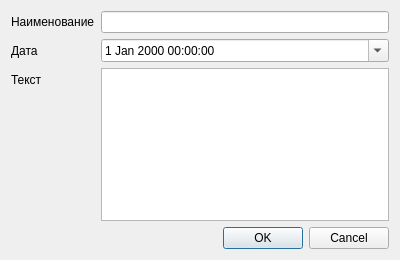
<?xml version="1.0" encoding="UTF-8"?>
<ui version="4.0">
 <class>Dialog</class>
 <widget class="QDialog" name="Dialog">
  <property name="geometry">
   <rect>
    <x>0</x>
    <y>0</y>
    <width>400</width>
    <height>260</height>
   </rect>
  </property>
  <property name="windowTitle">
   <string>Новая заметка</string>
  </property>
  <layout class="QVBoxLayout" name="verticalLayout">
   <item>
    <layout class="QFormLayout" name="formLayout">
     <item row="0" column="0">
      <widget class="QLabel" name="label">
       <property name="text">
        <string>Наименование</string>
       </property>
      </widget>
     </item>
     <item row="0" column="1">
      <widget class="QLineEdit" name="titleEdit"/>
     </item>
     <item row="2" column="0">
      <widget class="QLabel" name="label_2">
       <property name="text">
        <string>Текст</string>
       </property>
      </widget>
     </item>
     <item row="2" column="1">
      <widget class="QPlainTextEdit" name="contentPlainTextEdit"/>
     </item>
     <item row="1" column="0">
      <widget class="QLabel" name="label_3">
       <property name="text">
        <string>Дата</string>
       </property>
      </widget>
     </item>
     <item row="1" column="1">
      <widget class="QDateTimeEdit" name="plannedDateTimeEdit">
       <property name="calendarPopup">
        <bool>true</bool>
       </property>
      </widget>
     </item>
    </layout>
   </item>
   <item>
    <widget class="QDialogButtonBox" name="buttonBox">
     <property name="orientation">
      <enum>Qt::Horizontal</enum>
     </property>
     <property name="standardButtons">
      <set>QDialogButtonBox::Cancel|QDialogButtonBox::Ok</set>
     </property>
    </widget>
   </item>
  </layout>
 </widget>
 <resources/>
 <connections>
  <connection>
   <sender>buttonBox</sender>
   <signal>accepted()</signal>
   <receiver>Dialog</receiver>
   <slot>accept()</slot>
   <hints>
    <hint type="sourcelabel">
     <x>248</x>
     <y>254</y>
    </hint>
    <hint type="destinationlabel">
     <x>157</x>
     <y>274</y>
    </hint>
   </hints>
  </connection>
  <connection>
   <sender>buttonBox</sender>
   <signal>rejected()</signal>
   <receiver>Dialog</receiver>
   <slot>reject()</slot>
   <hints>
    <hint type="sourcelabel">
     <x>316</x>
     <y>260</y>
    </hint>
    <hint type="destinationlabel">
     <x>286</x>
     <y>274</y>
    </hint>
   </hints>
  </connection>
 </connections>
</ui>
